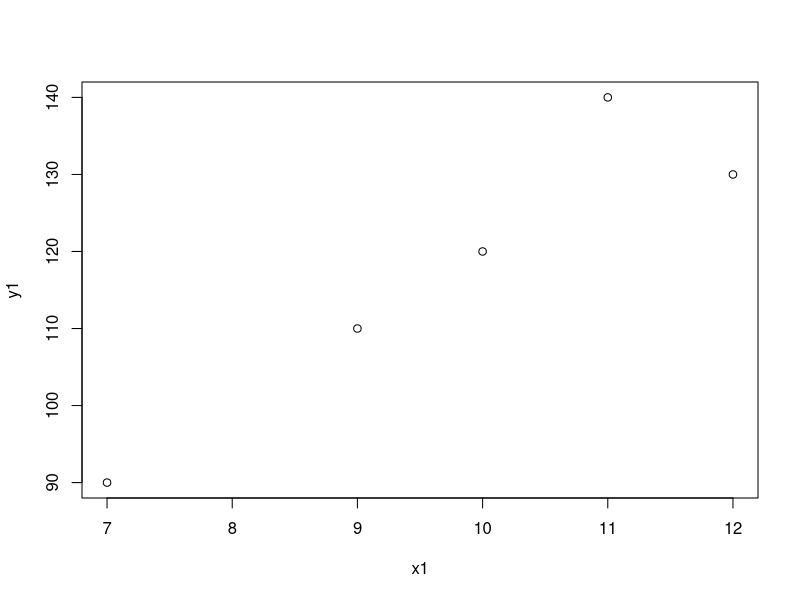
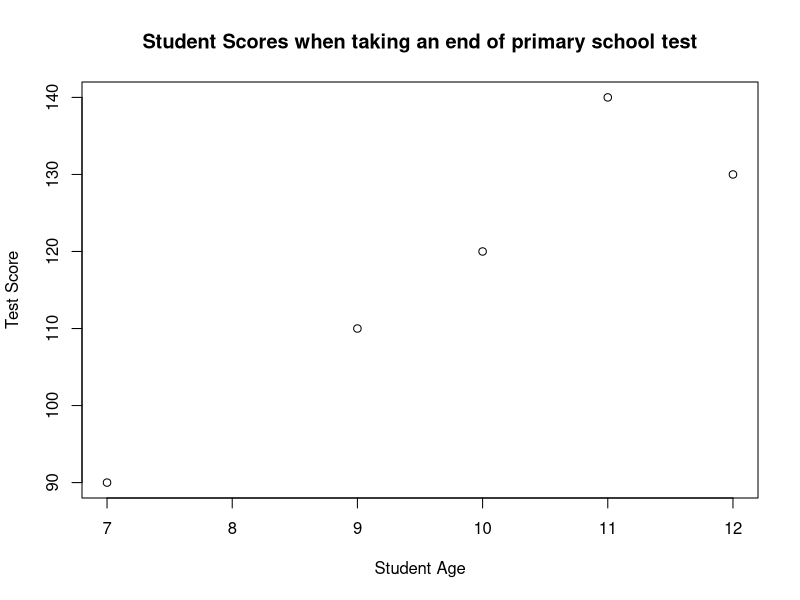
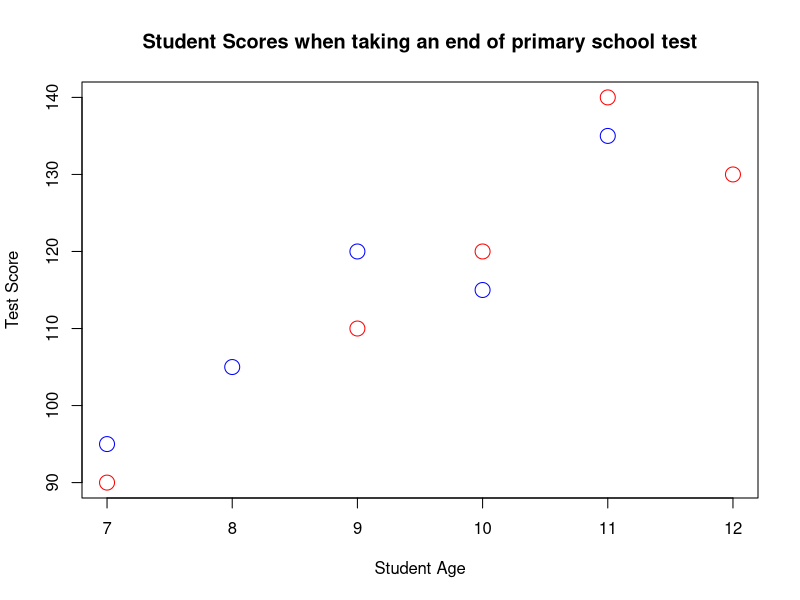

Generate these figures, in order, with R:
# plot() can be used to create scatter plots.
# for a scatter plot, you just need two vectors of the same length to represent values on the x-axis and the corresponding values on the y-axis.

x1 <- c(7,9,12,10,11)
y1 <- c(90,110,130,120,140)

plot(x1,y1)

# You can used xlab and ylab and main to describe the scatter plot better.

plot(x1,y1, main="Student Scores when taking an end of primary school test", xlab="Student Age", ylab="Test Score")

# To compare two sets of results in a scatter plot, use the points() function.

x2 <- c(7,9,10,11,12,8)
y2 <- c(95,120,115,135,150,105)

plot(x1,y1, main="Student Scores when taking an end of primary school test", xlab="Student Age", ylab="Test Score", col="red", cex=2)
points(x2, y2, col="blue", cex=2)

# Assuming that the two sets of scores are from two different schools, from these two sets of scores, you can assume that the older the student, the higher their performance will be on the test.
